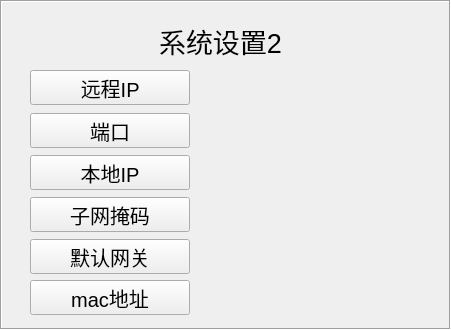
   <widget class="QFrame" name="frame_3">
    <property name="geometry">
     <rect>
      <x>25</x>
      <y>95</y>
      <width>451</width>
      <height>330</height>
     </rect>
    </property>
    <property name="sizePolicy">
     <sizepolicy hsizetype="Ignored" vsizetype="Ignored">
      <horstretch>0</horstretch>
      <verstretch>0</verstretch>
     </sizepolicy>
    </property>
    <property name="minimumSize">
     <size>
      <width>13</width>
      <height>0</height>
     </size>
    </property>
    <property name="font">
     <font>
      <pointsize>24</pointsize>
      <weight>50</weight>
      <bold>false</bold>
      <kerning>true</kerning>
     </font>
    </property>
    <property name="autoFillBackground">
     <bool>false</bool>
    </property>
    <property name="styleSheet">
     <string notr="true">background-image: url(:/background/qrc/background/back.png);
 </string>
    </property>
    <property name="frameShape">
     <enum>QFrame::Box</enum>
    </property>
    <property name="frameShadow">
     <enum>QFrame::Sunken</enum>
    </property>
    <widget class="QPushButton" name="btn_1">
     <property name="geometry">
      <rect>
       <x>30</x>
       <y>70</y>
       <width>160</width>
       <height>35</height>
      </rect>
     </property>
     <property name="font">
      <font>
       <pointsize>15</pointsize>
       <weight>50</weight>
       <bold>false</bold>
      </font>
     </property>
     <property name="focusPolicy">
      <enum>Qt::NoFocus</enum>
     </property>
     <property name="text">
      <string> 远程IP </string>
     </property>
    </widget>
    <widget class="QPushButton" name="btn_3">
     <property name="geometry">
      <rect>
       <x>30</x>
       <y>113</y>
       <width>160</width>
       <height>35</height>
      </rect>
     </property>
     <property name="font">
      <font>
       <pointsize>15</pointsize>
       <weight>50</weight>
       <bold>false</bold>
      </font>
     </property>
     <property name="focusPolicy">
      <enum>Qt::NoFocus</enum>
     </property>
     <property name="text">
      <string>端口</string>
     </property>
    </widget>
    <widget class="QPushButton" name="btn_4">
     <property name="geometry">
      <rect>
       <x>30</x>
       <y>155</y>
       <width>160</width>
       <height>35</height>
      </rect>
     </property>
     <property name="font">
      <font>
       <pointsize>15</pointsize>
       <weight>50</weight>
       <bold>false</bold>
      </font>
     </property>
     <property name="focusPolicy">
      <enum>Qt::NoFocus</enum>
     </property>
     <property name="text">
      <string>本地IP</string>
     </property>
    </widget>
    <widget class="QPushButton" name="btn_5">
     <property name="geometry">
      <rect>
       <x>30</x>
       <y>197</y>
       <width>160</width>
       <height>35</height>
      </rect>
     </property>
     <property name="font">
      <font>
       <pointsize>15</pointsize>
       <weight>50</weight>
       <bold>false</bold>
      </font>
     </property>
     <property name="focusPolicy">
      <enum>Qt::NoFocus</enum>
     </property>
     <property name="text">
      <string>子网掩码</string>
     </property>
    </widget>
    <widget class="QPushButton" name="btn_6">
     <property name="geometry">
      <rect>
       <x>30</x>
       <y>239</y>
       <width>160</width>
       <height>35</height>
      </rect>
     </property>
     <property name="font">
      <font>
       <pointsize>15</pointsize>
       <weight>50</weight>
       <bold>false</bold>
      </font>
     </property>
     <property name="focusPolicy">
      <enum>Qt::NoFocus</enum>
     </property>
     <property name="text">
      <string>默认网关</string>
     </property>
    </widget>
    <widget class="QLabel" name="lbl_farip">
     <property name="geometry">
      <rect>
       <x>220</x>
       <y>75</y>
       <width>161</width>
       <height>25</height>
      </rect>
     </property>
     <property name="font">
      <font>
       <pointsize>15</pointsize>
       <weight>75</weight>
       <bold>true</bold>
      </font>
     </property>
     <property name="text">
      <string/>
     </property>
    </widget>
    <widget class="QLabel" name="lbl_art">
     <property name="geometry">
      <rect>
       <x>220</x>
       <y>120</y>
       <width>161</width>
       <height>25</height>
      </rect>
     </property>
     <property name="font">
      <font>
       <pointsize>15</pointsize>
       <weight>75</weight>
       <bold>true</bold>
      </font>
     </property>
     <property name="text">
      <string/>
     </property>
    </widget>
    <widget class="QLabel" name="lbl_localip">
     <property name="geometry">
      <rect>
       <x>220</x>
       <y>160</y>
       <width>161</width>
       <height>25</height>
      </rect>
     </property>
     <property name="font">
      <font>
       <pointsize>15</pointsize>
       <weight>75</weight>
       <bold>true</bold>
      </font>
     </property>
     <property name="text">
      <string/>
     </property>
    </widget>
    <widget class="QLabel" name="lbl_ma">
     <property name="geometry">
      <rect>
       <x>220</x>
       <y>205</y>
       <width>161</width>
       <height>25</height>
      </rect>
     </property>
     <property name="font">
      <font>
       <pointsize>15</pointsize>
       <weight>75</weight>
       <bold>true</bold>
      </font>
     </property>
     <property name="text">
      <string/>
     </property>
    </widget>
    <widget class="QLabel" name="lbl_guan">
     <property name="geometry">
      <rect>
       <x>220</x>
       <y>245</y>
       <width>161</width>
       <height>25</height>
      </rect>
     </property>
     <property name="font">
      <font>
       <pointsize>15</pointsize>
       <weight>75</weight>
       <bold>true</bold>
      </font>
     </property>
     <property name="text">
      <string/>
     </property>
    </widget>
    <widget class="QPushButton" name="btn_7">
     <property name="geometry">
      <rect>
       <x>30</x>
       <y>280</y>
       <width>160</width>
       <height>35</height>
      </rect>
     </property>
     <property name="font">
      <font>
       <pointsize>15</pointsize>
       <weight>50</weight>
       <bold>false</bold>
      </font>
     </property>
     <property name="focusPolicy">
      <enum>Qt::NoFocus</enum>
     </property>
     <property name="text">
      <string>mac地址</string>
     </property>
    </widget>
    <widget class="QLabel" name="lbl_mac">
     <property name="geometry">
      <rect>
       <x>220</x>
       <y>285</y>
       <width>161</width>
       <height>25</height>
      </rect>
     </property>
     <property name="font">
      <font>
       <pointsize>15</pointsize>
       <weight>75</weight>
       <bold>true</bold>
      </font>
     </property>
     <property name="text">
      <string/>
     </property>
    </widget>
    <widget class="QLabel" name="label">
     <property name="geometry">
      <rect>
       <x>140</x>
       <y>20</y>
       <width>161</width>
       <height>41</height>
      </rect>
     </property>
     <property name="font">
      <font>
       <pointsize>20</pointsize>
      </font>
     </property>
     <property name="text">
      <string>系统设置2</string>
     </property>
     <property name="alignment">
      <set>Qt::AlignCenter</set>
     </property>
    </widget>
   </widget>
